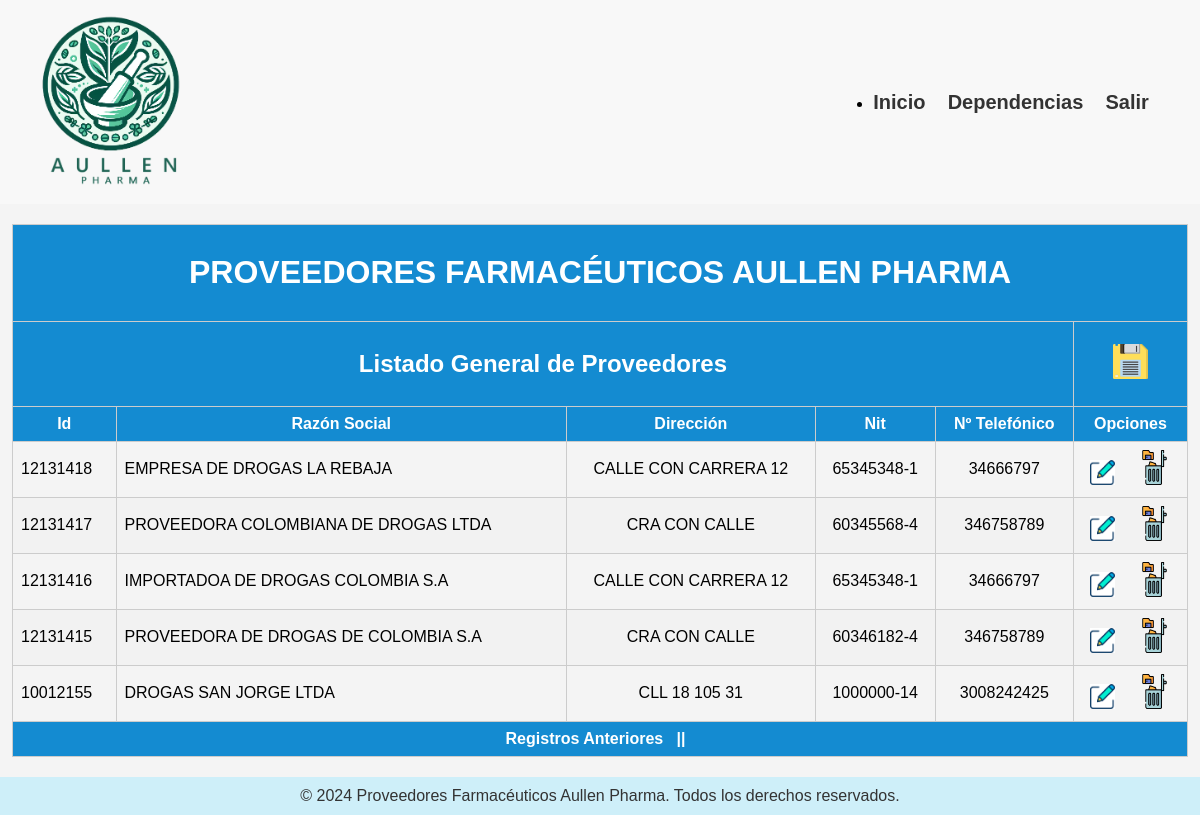
Screenshot of /mostrar_proveedor.php with the database file from the repository.
### tables this page shows
CREATE TABLE `proveedores` (
  `id_proveed` int(14) NOT NULL,
  `nomb_Prov` varchar(60) NOT NULL,
  `direc_Prove` varchar(80) NOT NULL,
  `Nit_Proveed` varchar(20) NOT NULL,
  `Nnro_Telefon` varchar(30) NOT NULL,
  `represe_Prov` int(14) NOT NULL
);

### class/conexion.php (called while the page is built, shortened)
<?php
	class Conexion
	{
		public function __construct()
		{
			$this->conex=new mysqli(host,user,pass,base);
		}
	}
 ?>

### class/class.php (called while the page is built, shortened)
<?php
	require_once("conexion.php");
	class Trabajo extends Conexion
	{
		public function trae_DatosProveedor($inicio)
		{
			$sql="SELECT * FROM proveedores
			ORDER BY id_proveed DESC LIMIT $inicio,12";
			$consul=$this->conex->query($sql);
			$res=$consul->fetch_all(MYSQLI_ASSOC);
			return $res;
		}
	}
 ?>

### mostrar_proveedor.php (the view, shortened to what this page needs)
<?php
	require_once("class/class.php");
	$dat = new Trabajo();
?>
<!DOCTYPE html>
<html lang="en">
<head>
	<link rel="stylesheet" href="estilos/mostrar.css">
</head>
<body>
<header>
		<nav class="nav-left">
			<a href="index.php">
				<img src="imgs/aullenPharma.png" alt="Icono Home" class="icono-home" title="Inicio"></a>
		</nav>
		<nav class="nav-right">
			<ul>
				<li>
					<a href="index.php">Inicio</a> &nbsp;&nbsp;&nbsp;
					<a href="#">Dependencias</a> &nbsp;&nbsp;&nbsp;
					<a href="#">Salir</a> &nbsp;&nbsp;&nbsp; &nbsp;&nbsp;
				</li>
			</ul>
		</nav>
</header>
<div class="table-container">
	<table class="styled-table">
		<thead>
			<tr bgcolor="#CEEFF9">
				<th colspan="6"><h1>PROVEEDORES FARMACÉUTICOS AULLEN PHARMA</h1></th>
			</tr>
			<tr bgcolor="#CEEFF9">
				<th colspan="5"><h2>Listado General de Proveedores</h2></th>
				<th>
					<a href="class/adicion_prov.php">
						<img src="imgs/guardar_3.png" alt="Adicion Registro" width="35" height="35" title="Adicionar Un Registro">
					</a>
				</th>
			</tr>
			<tr>
				<th>Id</th>
				<th>Razón Social</th>
				<th>Dirección</th>
				<th>Nit</th>
				<th>Nº Telefónico</th>
				<th>Opciones</th>
			</tr>
		</thead>
		<tbody>
			<?php
				if(isset($_GET["pos"])) {
					$inicio = $_GET["pos"];
				} else {
					$inicio = 0;
				}
				$lista = $dat->trae_DatosProveedor($inicio);
				for($i = 0; $i < sizeof($lista); $i++) {
					$v1 = $lista[$i]['id_proveed'];
					$v2 = $lista[$i]['nomb_Prov'];
					$v3 = $lista[$i]['direc_Prove'];
					$v4 = $lista[$i]['Nit_Proveed'];
					$v5 = $lista[$i]['Nnro_Telefon'];
			?>
				<tr>
					<td align="left"><?php echo $v1; ?></td>
					<td align="left"><?php echo $v2; ?></td>
					<td><?php echo $v3; ?></td>
					<td><?php echo $v4; ?></td>
					<td><?php echo $v5; ?></td>
					<td>
						<a href="class/editar_prov.php?id=<?php echo $v1; ?>">
							<img src="imgs/editar_1.png" alt="Edicion Registro" width="25" height="25" title="Editar Un Registro">
						</a>
						<a href="class/elimina_prov.php?id=<?php echo $v1; ?>">
							<img src="imgs/eliminar_3.png" alt="Eliminacion de Registro" width="33" height="35" title="Eliminar Un Registro">
						</a>
					</td>
				</tr>
			<?php
				}
			?>
			<tr>
				<th colspan="6">
					<?php
					if($inicio == 0) {
						echo "Registros Anteriores";
					} else {
						$anteriores = $inicio - 12;
						?>
						<a href="?pos=<?php echo $anteriores; ?>" title="Registros Anteriores">Registros Anteriores</a>
						<?php
					}
					?>
					&nbsp;&nbsp;||&nbsp;&nbsp;
				</th>
			</tr>
		</tbody>
	</table>
</div>
<footer>
	<div class="container">
		<p>&copy; 2024 Proveedores Farmacéuticos Aullen Pharma. Todos los derechos reservados.</p>
	</div>
</footer>
</body>
</html>

### estilos/mostrar.css (style rules this page uses)
html, body { height: 100%; margin: 0; padding: 0; display: flex; flex-direction: column; }
body { font-family: Arial, sans-serif; background-color: #f4f4f4; }
header { background-color: #f8f8f8; padding: 10px 20px; display: flex; justify-content: space-between; align-items: center; }
.nav-left { display: flex; align-items: center; list-style-type: none; padding: 0; margin: 0; }
.nav-right { display: flex; align-items: center; list-style-type: none; padding: 0; margin: 0; }
.nav-right li { margin-left: 20px; }
.nav-right a { color: #333; text-decoration: none; font-weight: bold; font-size: 20px; }
.icono-home { width: 180px; height: auto; margin-right: 10px; }
.table-container { text-align: center; flex: 1; }
table { width: 98%; border: 1px solid #ccc; margin: 20px auto; border-collapse: collapse; }
table th, table td { border: 1px solid #ccc; padding: 8px; }
table th { background-color: #148BD1; color: white; }
table tr:nth-child(even) { background-color: #f2f2f2; }
footer { background-color: #CEEFF9; padding: 10px 0; text-align: center; width: 100%; }
footer p { margin: 0; color: #333; font-size: 16px; }

### mostrar_proveedor.php (style rules this page uses)
a { border: none; text-decoration: none; outline: none; }
img { border: none; }

### rows the page displays
proveedores: id_proveed "12131418", nomb_Prov "EMPRESA DE DROGAS LA REBAJA", direc_Prove "CALLE CON CARRERA 12", Nit_Proveed "65345348-1", Nnro_Telefon "34666797"
proveedores: id_proveed "12131417", nomb_Prov "PROVEEDORA COLOMBIANA DE DROGAS LTDA", direc_Prove "CRA CON CALLE", Nit_Proveed "60345568-4", Nnro_Telefon "346758789"
proveedores: id_proveed "12131416", nomb_Prov "IMPORTADOA DE DROGAS COLOMBIA S.A", direc_Prove "CALLE CON CARRERA 12", Nit_Proveed "65345348-1", Nnro_Telefon "34666797"
proveedores: id_proveed "12131415", nomb_Prov "PROVEEDORA DE DROGAS DE COLOMBIA S.A", direc_Prove "CRA CON CALLE", Nit_Proveed "60346182-4", Nnro_Telefon "346758789"
proveedores: id_proveed "10012155", nomb_Prov "DROGAS SAN JORGE LTDA", direc_Prove "CLL 18 105 31", Nit_Proveed "1000000-14", Nnro_Telefon "3008242425"
